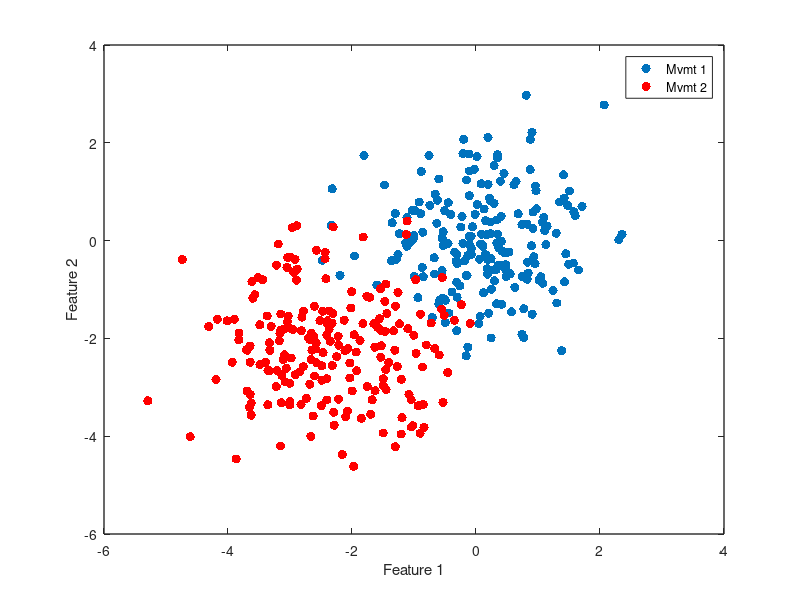

Here is the MATLAB script that generated this plot: (Note: this script raises an error after producing the figure.)

% COME HERE FROM THE REPRESENTATIONAL STRUCURE ANALYSES CODE

%% SIMULATION OF THE TESTING SCHEME
% create two datasets 

a= randn(200,2);
b=randn(200,2)+[-2.25,-2.25];
figure;plot(a(:,1),a(:,2),'.','MarkerSize',20)
hold on
plot(b(:,1),b(:,2),'.r','MarkerSize',20)
set(gcf,'Color','w')
set(gca,'LineWidth',1)
xlabel('Feature 1')
ylabel('Feature 2')
legend({'Mvmt 1','Mvmt 2'})
box on
% compute mahal distance
dstat = mahal2(a,b,2);
title(['Mahalanobis distance of ' num2str(dstat)])

a=a';b=b';
s1 = size(a,2);
c = [a b];
m = mean(c,2);
X = cov(c');
C12 = chol(X);

% plot the ellipse
[v,d]=eigs(X); % ellipse length is sqrt(e.value) in direction of e.vector
d=diag(d);
ra=sqrt(5.991*d(1));
rb=sqrt(5.991*d(2));
v1=v(:,1);
ang = atan(v1(2)/v1(1));
c0=mean(c,2);
xlim([min(c(1,:))-1 max(c(1,:))+1])
ylim([min(c(2,:))-1 max(c(2,:))+1])
figure;plot(a(1,:),a(2,:),'.','MarkerSize',20)
hold on
plot(b(1,:),b(2,:),'.r','MarkerSize',20)
ellipse(ra,rb,ang,c0(1),c0(2),'k');
title(['Gaussian fit to overall data'])
xlim([min(c(1,:))-1 max(c(1,:))+1])
ylim([min(c(2,:))-1 max(c(2,:))+1])
set(gcf,'Color','w')
set(gca,'LineWidth',1)
xlabel('Feature 1')
ylabel('Feature 2')
legend({'Mvmt 1','Mvmt 2'})

% example plotting
g = randn(size(c));
cnew = m + C12'*g;

% just plot it
figure;hold on
plot(cnew(1,:),cnew(2,:),'.k','MarkerSize',20)
ellipse(ra,rb,ang,c0(1),c0(2),'k');
xlim([min(c(1,:))-1 max(c(1,:))+1])
ylim([min(c(2,:))-1 max(c(2,:))+1])
set(gcf,'Color','w')
set(gca,'LineWidth',1)
xlabel('Feature 1')
ylabel('Feature 2')
legend('Sampling from Gaussian Fit')
box on


% find two clusters in the data
idx = kmeans(cnew', 2);
atmp = cnew(:,find(idx==1));
btmp = cnew(:,find(idx==2));
figure;plot(atmp(1,:),atmp(2,:),'.','MarkerSize',20)
hold on
plot(btmp(1,:),btmp(2,:),'.r','MarkerSize',20)
ellipse(ra,rb,ang,c0(1),c0(2),'k');
dd= mahal2(atmp',btmp',2);
title(['K-means parcellation, Mahalanobis dist of ' num2str(dd)])
xlim([min(c(1,:))-1 max(c(1,:))+1])
ylim([min(c(2,:))-1 max(c(2,:))+1])
set(gcf,'Color','w')
set(gca,'LineWidth',1)
xlabel('Feature 1')
ylabel('Feature 2')
legend({'Cluster 1','Cluster 2'})
box on

parfor i=1:500
    g = randn(size(c));
    cnew = m + C12'*g;

    % find two clusters in the data
    idx = kmeans(cnew', 2);
    atmp = cnew(:,find(idx==1));
    btmp = cnew(:,find(idx==2));
    dboot(i) = mahal2(atmp',btmp',2);

end
figure;hist(dboot)
vline(dstat)
sum(dboot>dstat)/length(dboot)



%%
%%%% null hypothesis testing -> permutation of each freq feature mvmt 1 and
% mvmt2. Create a cmmon distribution, sample from the distribution and use
% k-means to get two clusters. then find the mahab distance between the two
% clusters
%%% using all features
a = Data{13};
b = Data{14};
d = mahal2(a',b',2);
dboot=[];
s1 = size(a,2);
c = [a b];
m = mean(c,2);
X = cov(c');
C12 = chol(X);
parfor i=1:500
    g = randn(size(c));
    cnew = m + C12'*g;

    % find two clusters in the data
    idx = kmeans(cnew', 2);
    atmp = cnew(:,find(idx==1));
    btmp = cnew(:,find(idx==2));
    dboot(i) = mahal2(atmp',btmp',2);
end
figure;hist(dboot)
vline(d)
sum(dboot>d)/length(dboot)

%% SAME AS ABOVE BUT NOW FOR ALL PAIRWISE MOVEMENTS

% parallel cluster
clus = parcluster;
clus.NumWorkers = 18;
par_clus = clus.parpool(18);
load('/media/reza/ResearchDrive/B3 Data for ERP Analysis/Data_B3_ForMahabStats.mat')
addpath(genpath('/home/reza/Repositories/ECoG_BCI_HighDim'))
tic
options = statset('UseParallel',true);
D_p=zeros(length(Data));
D_boot=[];
for i=1:length(Data)
    disp(i)
    a = Data{i};
    for j=i+1:length(Data)
        b = Data{j};
        d = mahal2(a',b',2);
        dboot=[];
        s1 = size(a,2);
        c = [a b];
        m = mean(c,2);
        X = cov(c');
        C12 = chol(X);
        parfor ii=1:750
            g = randn(size(c));
            cnew = m + C12'*g;

            % find two clusters in the data
            idx = kmeans(cnew', 2);
            atmp = cnew(:,find(idx==1));
            btmp = cnew(:,find(idx==2));

            % get mahab distance
            dboot(ii) = mahal2(atmp',btmp',2);
        end
        D_boot = [D_boot;dboot];
        D_p(i,j) = sum(dboot>d)/length(dboot);        
    end
end


% for B3
ImaginedMvmt = {'Right Thumb','Right Index','Right Middle','Right Ring','Right Pinky',...
    'Rotate Right Wrist','Right Pinch Grasp','Right Tripod Grasp','Right Power Grasp',...
    'Left Thumb','Left Index','Left Middle','Left Ring','Left Pinky',...
    'Rotate Left Wrist','Left Pinch Grasp','Left Tripod Grasp','Left Power Grasp',...
    'Squeeze Both Hands',...
    'Head Movement',...
    'Right Shoulder Shrug',...
    'Left Shoulder Shrug',...
    'Right Tricep','Left Tricep',...
    'Right Bicep','Left Bicep',...
    'Right Knee','Left Knee',...%
    'Right Ankle','Left Ankle',...
    'Lips','Tongue'};

D=zeros(length(ImaginedMvmt));
for i=1:length(Data)
    %disp(['Processing Mvmt ' num2str(i) ...
    %    ' with bins till '  num2str(bins_size(end))])
    A = Data{i}';
    for j=i+1:length(Data)
        B = Data{j}';
        d = mahal2(A,B,2);
        D(i,j)=d;
        D(j,i)=d;
    end
end

Dtmp=squareform(D);
Db = D_boot(:);
Dtmp(end+1:length(Db))=NaN;
figure;boxplot(log10([Dtmp(:) Db(:)]),'Whisker',3)
set(gcf,'Color','w')
xticks(1:2)
xticklabels({'Real Data','Null distribution'})
ylabel('Log Distance')
title('B3')
set(gca,'FontSize',12)
box off
set(gca,'LineWidth',1)

[pfdr,pval]=fdr(squareform(D_p')',0.05);pfdr
sum(squareform(D_p')<=pfdr)/length(squareform(D_p'))

%cd('F:\DATA\ecog data\ECoG BCI\GangulyServer\Multistate clicker')
%save pairwise_Mahab_Dist_Stats_B1 -v7.3


clear Data
cd('/media/reza/ResearchDrive/B3 Data for ERP Analysis/')
save pairwise_Mahab_Dist_Stats_B3 -v7.3

%clear Data Data_bkup TrialData
%cd('F:\DATA\ecog data\ECoG BCI\GangulyServer\Multistate B3')
%save pairwise_Mahab_Dist_Stats_B3 -v7.3
toc

%% Going down the dendrogram , simulation
a = rand(18,2);
z=linkage(a);
figure;dendrogram(z)
z(:,end+1) = ((size(a,1)+1):(max(max(z(:,1:2)))+1))';

root_idx = z(end-5,1:2);
max_datapts = size(a,1);
children_all={};
for i=1:length(root_idx)
    children=[];
    % first step is to get the immediate below neighbors
    if root_idx(i)<=max_datapts
        children = [children root_idx(i)];
    end
    parents = z(find(z(:,end)==root_idx(i)),1:2);
    children = [children parents(parents<=max_datapts)];
    going_down= true;
    while going_down
        parents = get_children(z,parents)  ;
        children = [children parents(parents<=max_datapts)];
        parents = parents(parents>max_datapts);
        if all(parents<=max_datapts) || isempty(parents)
            going_down=false;
        end
    end
    children_all{i} = children(children<=max_datapts);
end

%% going down the dendogram and doing null hypothesis testing each node
% real data

Z(:,end+1) = ((size(D,1)+1):(max(max(Z(:,1:2)))+1))';


root_idx = Z(end,1:2);
link_stat = Z(end,3);
children_all = get_children_node(Z,root_idx); % the two clusters of mvmts

data=[];tmp_data={};num_bins={};
for i=1:length(children_all)
    idx = children_all{i};
    tmp = cell2mat(Data(idx));
    data = cat(2,data,tmp);
    tmp_data{i}=tmp;
    num_bins{i}=size(tmp,2);
end

num_mvmts = length(cell2mat(children_all));
num_bins = cumsum(cell2mat(num_bins));
num_bins = num_bins(end)/num_mvmts
num_bins = 1:735:(num_mvmts*735+1);

% fit the gaussian to the overall data
m = mean(data,2);
X = cov(data');
C12 = chol(X);
link_stat_boot=[];
options = statset('UseParallel',true);
parfor i=1:10
    g = randn(size(data));
    cnew = m + C12'*g;



    % find clusters in the data for simulated movements using k-means
    %idx = kmeans(cnew', num_mvmts,'MaxIter',250,'Options',options);

    % find clusters using agglom clustering
    %Z = linkage(cnew','complete');    
    %idx = cluster(Z,'maxclust',num_mvmts);

    % create the dataset
    %data_tmp={};
    %for j=1:length(unique(idx))
    %    data_tmp{j} = cnew(:,find(idx==j));
    %end


    % random assignment
    data_tmp={};
    idx=randperm(size(data,2));
    cnew = data(:,idx);
    for j=1:length(num_bins)-1
       data_tmp{j}=cnew(:, num_bins(j):num_bins(j+1)-1);
    end

    Dboot=zeros(size(data_tmp));
    for j=1:length(data_tmp)
        A = data_tmp{j};
        for k=j+1:length(data_tmp)
            B = data_tmp{k};
            Dboot(j,k) = mahal2(A',B',2);
            Dboot(k,j)= Dboot(j,k);
        end
    end
    Znull  = linkage(squareform(Dboot),'complete');
    %figure;(dendrogram(Znull))
    link_stat_boot(i) = Znull(end,3);
end
link_stat_boot
link_stat
sum(link_stat_boot>=link_stat)/length(link_stat_boot)

%
% %%% individually feature by feature
% a = Data{1};
% b = Data{3};
% d = mahal2(a',b',2);
% dboot=[];
% s1 = size(a,2);
% parfor i=1:1000
%     a1={};
%     b1={};
%     for j=1:128:size(a,1)
%         atmp = a(j:(j+128)-1,:);
%         btmp = b(j:(j+128)-1,:);
%         c = [atmp btmp];
%
%         % permutation
%         %I = randperm(size(c,2));
%         %atmp = c(:,I(1:s1));
%         %btmp = c(:,I(s1+1:end));
%
%         % simulating gaussian
%         m = mean(c,2);
%         X = cov(c');
%         C12 = chol(X);
%         g = randn(size(c));
%         cnew = m + C12'*g;
%         %atmp = cnew(:,1:s1);
%         %btmp = cnew(:,s1+1:end);
%
%         % now find two clusters from the simulated data
%         idx = kmeans(cnew', 2);
%         atmp = cnew(:,find(idx==1));
%         btmp = cnew(:,find(idx==2));
%
%         % combine
%         %a1 = [a1;atmp];
%         %b1 = [b1;btmp];
%         a1 = cat(2,a1,atmp);
%         b1 = cat(2,b1,btmp);
%     end
%     % stack together
%     s11=[];s22=[];
%     for j=1:length(a1)
%         s11(j) = size(a1{j},2);
%         s22(j) = size(b1{j},2);
%     end
%     s11 = min(s11)
%     s22 = min(s22)
%     a11=[];b11=[];
%     for j=1:length(a1)
%         tmp=a1{j};
%         a11=[a11;tmp(:,1:s11)];
%         tmp=b1{j};
%         b11=[b11;tmp(:,1:s22)];
%     end
%     dboot(i) = mahal2(a11',b11',2);
% end
% figure;hist(dboot)
% vline(d)

% testing with draw from a random distribution using same k-means
pval=[];
parfor iter=1:10
    disp(iter)
    orig=sort(randn(250,1));
    a = orig(1:125);
    b= orig(126:end)+1.75; % adding 1 here makes it a new distribution
    c=[ a; b];
    %[h p ci st]=ttest2(a,b);
    %d = abs(st.tstat);
    % statistic is k means cluster statistic
    ssum = sum((a-mean(a)).^2) + sum((b-mean(b)).^2);
    tss = sum((c-mean(c)).^2);
    ci_stat = ssum/tss;
    d = ci_stat;

    % fit a gaussian using entries of C
    m = mean(c);
    s = std(c);
    dboot=[];
    for i=1:1000
        cnew = s.*randn(size(c)) + m;
        idx = kmeans(cnew, 2);
        a1 = cnew(idx==1);
        b1 = cnew(idx==2);
        %[h p ci st]=ttest2(a1,b1);
        %dboot(i) = abs(st.tstat);
        ssum = sum((a1-mean(a1)).^2) + sum((b1-mean(b1)).^2);
        tss = sum((cnew-mean(cnew)).^2);
        dboot(i) =  ssum/tss;
    end
    %figure;hist(dboot)
    %vline(ci_stat)
    pval(iter) = sum(dboot>d)/length(dboot);
end
figure;hist(pval)

%% MAIN going down the dendrogram one leaf node at a time

%need to send Data, Z and the associated linked functions

cd('F:\DATA\ecog data\ECoG BCI\GangulyServer\Multistate B3')
%cd('F:\DATA\ecog data\ECoG BCI\GangulyServer\Multistate clicker')

Z(:,end+1) = ((size(D,1)+1):(max(max(Z(:,1:2)))+1))'
figure;dendrogram(Z(:,1:3),0)

pval_link=[];
pval_2means=[];
for i=0:length(Z)-1

    % get the movements within the clusters
    root_idx = Z(end-i,1:2);
    link_stat = Z(end-i,3);
    children_all = get_children_node(Z,root_idx); % the two clusters of mvmts

    % get the data together
    data=[];tmp_data={};num_bins={};
    for ii=1:length(children_all)
        idx = children_all{ii};
        tmp = cell2mat(Data(idx));
        data = cat(2,data,tmp);
        tmp_data{ii}=tmp;
        num_bins{ii}=size(tmp,2);
    end

    num_mvmts = length(cell2mat(children_all));    

    % fit the gaussian to the overall data
    m = mean(data,2);
    X = cov(data');
    C12 = chol(X);
    link_stat_boot=[];
    options = statset('UseParallel',true);
    parfor ii=1:12
        disp(ii)
        g = randn(size(data));
        cnew = m + C12'*g;



        % find clusters in the data for simulated movements using k-means
        idx = kmeans(cnew', num_mvmts,'MaxIter',250,'Options',options);

        % find clusters using agglom clustering
        %ZZ = linkage(cnew','complete');
        %idx = cluster(ZZ,'maxclust',num_mvmts);
        data_tmp={};
        for j=1:length(unique(idx))
            data_tmp{j} = cnew(:,find(idx==j));
        end


        % random assignment
        %     data_tmp={};
        %     idx=randperm(size(data,2));
        %     cnew = data(:,idx);
        %     for j=1:length(num_bins)-1
        %         data_tmp{j}=cnew(:, num_bins(j):num_bins(j+1)-1);
        %     end

        Dboot=zeros(size(data_tmp,2));
        for j=1:length(data_tmp)
            A = data_tmp{j};
            for k=j+1:length(data_tmp)
                B = data_tmp{k};
                Dboot(j,k) = mahal2(A',B',2);
                Dboot(k,j)= Dboot(j,k);
            end
        end
        Znull  = linkage(squareform(Dboot),'complete');
        %figure;(dendrogram(Znull,0))
        link_stat_boot(ii) = Znull(end,3);
    end
    pval_link(i+1) = sum(link_stat_boot>=link_stat)/length(link_stat_boot);
end

Z(:,end+1) = flipud(pval_link)
